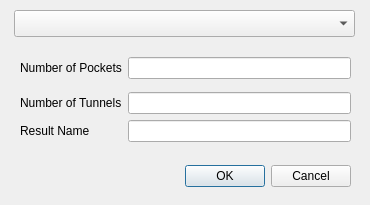
<?xml version="1.0" encoding="UTF-8"?>
<ui version="4.0">
 <class>PocketTunnelDialog</class>
 <widget class="QDialog" name="PocketTunnelDialog">
  <property name="geometry">
   <rect>
    <x>0</x>
    <y>0</y>
    <width>370</width>
    <height>205</height>
   </rect>
  </property>
  <property name="windowTitle">
   <string>Pocket-Tunnel Detection</string>
  </property>
  <widget class="QDialogButtonBox" name="buttonBox">
   <property name="geometry">
    <rect>
     <x>30</x>
     <y>160</y>
     <width>321</width>
     <height>32</height>
    </rect>
   </property>
   <property name="orientation">
    <enum>Qt::Horizontal</enum>
   </property>
   <property name="standardButtons">
    <set>QDialogButtonBox::Cancel|QDialogButtonBox::Ok</set>
   </property>
  </widget>
  <widget class="QComboBox" name="GeometryList">
   <property name="geometry">
    <rect>
     <x>14</x>
     <y>10</y>
     <width>341</width>
     <height>27</height>
    </rect>
   </property>
  </widget>
  <widget class="QWidget" name="layoutWidget">
   <property name="geometry">
    <rect>
     <x>20</x>
     <y>50</y>
     <width>331</width>
     <height>101</height>
    </rect>
   </property>
   <layout class="QGridLayout" name="gridLayout_4">
    <item row="0" column="0">
     <layout class="QGridLayout" name="gridLayout_3">
      <item row="0" column="0">
       <widget class="QLabel" name="outputFile_2">
        <property name="text">
         <string>Number of Pockets</string>
        </property>
       </widget>
      </item>
      <item row="0" column="1">
       <widget class="QLineEdit" name="m_numPockets">
        <property name="whatsThis">
         <string>The number of pockets you want to expect.</string>
        </property>
        <property name="text">
         <string/>
        </property>
       </widget>
      </item>
     </layout>
    </item>
    <item row="1" column="0">
     <layout class="QGridLayout" name="gridLayout_2">
      <item row="0" column="0">
       <widget class="QLabel" name="outputFile_3">
        <property name="text">
         <string>Number of Tunnels</string>
        </property>
       </widget>
      </item>
      <item row="0" column="1">
       <widget class="QLineEdit" name="m_numTunnels">
        <property name="whatsThis">
         <string>The number of tunnels you expect to output.</string>
        </property>
        <property name="text">
         <string/>
        </property>
       </widget>
      </item>
      <item row="1" column="0">
       <widget class="QLabel" name="label">
        <property name="text">
         <string>Result Name</string>
        </property>
       </widget>
      </item>
      <item row="1" column="1">
       <widget class="QLineEdit" name="ResultEdit"/>
      </item>
     </layout>
    </item>
   </layout>
  </widget>
 </widget>
 <resources/>
 <connections>
  <connection>
   <sender>buttonBox</sender>
   <signal>accepted()</signal>
   <receiver>PocketTunnelDialog</receiver>
   <slot>accept()</slot>
   <hints>
    <hint type="sourcelabel">
     <x>248</x>
     <y>254</y>
    </hint>
    <hint type="destinationlabel">
     <x>157</x>
     <y>274</y>
    </hint>
   </hints>
  </connection>
  <connection>
   <sender>buttonBox</sender>
   <signal>rejected()</signal>
   <receiver>PocketTunnelDialog</receiver>
   <slot>reject()</slot>
   <hints>
    <hint type="sourcelabel">
     <x>316</x>
     <y>260</y>
    </hint>
    <hint type="destinationlabel">
     <x>286</x>
     <y>274</y>
    </hint>
   </hints>
  </connection>
 </connections>
</ui>
